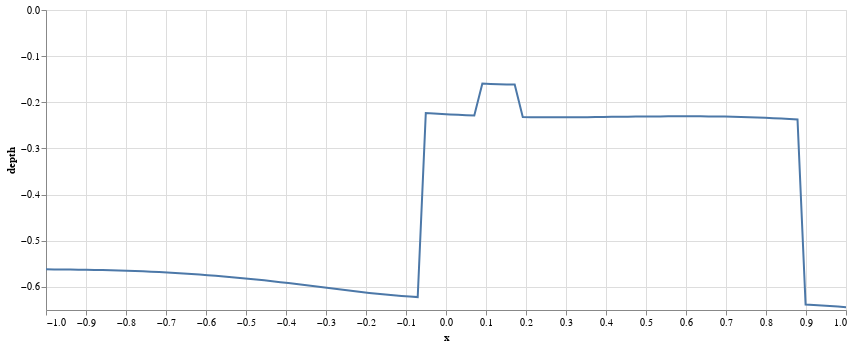

This figure's notebook cell:
### Markdown cell above
## The scenario
It is Xmas Eve and Santa has to deliver his presents to all the kids around the world.
Unfortunately it has been a really cold winter and some houses are completely blanketed by snow.

Santa does have a shovel and could dig down to the chimney of each house to deliver his presents if only he knew where the chimneys were.

Fortunately Rudolph can help.
He can measure the depth of the snow at any point with his antlers but unfortunately this takes some time and the measurements are noisy.

Santa only has one night to deliver his presents, how can he find the chimneys in time?

### Skyline
Let's see what a typical house's skyline looks like.
`x` represents the location and `depth` measures the depth below the snowline.

### Code cell
x, depth = bb.random_submerged_skyline(100)
house = pd.DataFrame(dict(x=x, depth=depth))
house_chart = (
    alt.Chart(house)
    .mark_line()
    .encode(x='x', y='depth'))
house_chart.properties(width=800, height=300)

### Figure 1 — Vega-Lite specification as saved in the notebook (floating-point values rounded to 4 significant figures)
{"config": {"view": {"continuousWidth": 400, "continuousHeight": 300}}, "data": {"name": "data-29ea3904d14e1950e52984a3ed8b5219"}, "mark": "line", "encoding": {"x": {"type": "quantitative", "field": "x"}, "y": {"type": "quantitative", "field": "depth"}}, "height": 300, "width": 800, "$schema": "https://vega.github.io/schema/vega-lite/v4.8.1.json", "datasets": {"data-29ea3904d14e1950e52984a3ed8b5219": [{"x": -1.0, "depth": -0.562}, {"x": -0.9798, "depth": -0.5621}, {"x": -0.9596, "depth": -0.5622}, {"x": -0.9394, "depth": -0.5624}, {"x": -0.9192, "depth": -0.5626}, {"x": -0.899, "depth": -0.5629}, {"x": -0.8788, "depth": -0.5632}, {"x": -0.8586, "depth": -0.5635}, {"x": -0.8384, "depth": -0.5639}, {"x": -0.8182, "depth": -0.5643}, {"x": -0.798, "depth": -0.5649}, {"x": -0.7778, "depth": -0.5655}, {"x": -0.7576, "depth": -0.5662}, {"x": -0.7374, "depth": -0.5669}, {"x": -0.7172, "depth": -0.5678}, {"x": -0.697, "depth": -0.5687}, {"x": -0.6768, "depth": -0.5697}, {"x": -0.6566, "depth": -0.5709}, {"x": -0.6364, "depth": -0.572}, {"x": -0.6162, "depth": -0.5733}, {"x": -0.596, "depth": -0.5746}, {"x": -0.5758, "depth": -0.576}, {"x": -0.5556, "depth": -0.5775}, {"x": -0.5354, "depth": -0.579}, {"x": -0.5152, "depth": -0.5806}, {"x": -0.4949, "depth": -0.5823}, {"x": -0.4747, "depth": -0.584}, {"x": -0.4545, "depth": -0.5858}, {"x": -0.4343, "depth": -0.5877}, {"x": -0.4141, "depth": -0.5896}, {"x": -0.3939, "depth": -0.5917}, {"x": -0.3737, "depth": -0.5938}, {"x": -0.3535, "depth": -0.596}, {"x": -0.3333, "depth": -0.5982}, {"x": -0.3131, "depth": -0.6004}, {"x": -0.2929, "depth": -0.6026}, {"x": -0.2727, "depth": -0.6047}, {"x": -0.2525, "depth": -0.6069}, {"x": -0.2323, "depth": -0.609}, {"x": -0.2121, "depth": -0.611}, {"x": -0.1919, "depth": -0.613}, {"x": -0.1717, "depth": -0.6148}, {"x": -0.1515, "depth": -0.6165}, {"x": -0.1313, "depth": -0.6181}, {"x": -0.1111, "depth": -0.6195}, {"x": -0.09091, "depth": -0.6209}, {"x": -0.07071, "depth": -0.6221}, {"x": -0.05051, "depth": -0.2232}, {"x": -0.0303, "depth": -0.2243}, {"x": -0.0101, "depth": -0.2253}, {"x": 0.0101, "depth": -0.2263}, {"x": 0.0303, "depth": -0.2271}, {"x": 0.05051, "depth": -0.228}, {"x": 0.07071, "depth": -0.2288}, {"x": 0.09091, "depth": -0.1595}, {"x": 0.1111, "depth": -0.1601}, {"x": 0.1313, "depth": -0.1607}, {"x": 0.1515, "depth": -0.1612}, {"x": 0.1717, "depth": -0.1616}, {"x": 0.1919, "depth": -0.232}, {"x": 0.2121, "depth": -0.2323}, {"x": 0.2323, "depth": -0.2325}, {"x": 0.2525, "depth": -0.2326}, {"x": 0.2727, "depth": -0.2326}, {"x": 0.2929, "depth": -0.2325}, {"x": 0.3131, "depth": -0.2324}, {"x": 0.3333, "depth": -0.2323}, {"x": 0.3535, "depth": -0.2321}, {"x": 0.3737, "depth": -0.2319}, {"x": 0.3939, "depth": -0.2317}, {"x": 0.4141, "depth": -0.2316}, {"x": 0.4343, "depth": -0.2314}, {"x": 0.4545, "depth": -0.2312}, {"x": 0.4747, "depth": -0.231}, {"x": 0.4949, "depth": -0.2308}, {"x": 0.5152, "depth": -0.2306}, {"x": 0.5354, "depth": -0.2305}, {"x": 0.5556, "depth": -0.2304}, {"x": 0.5758, "depth": -0.2303}, {"x": 0.596, "depth": -0.2303}, {"x": 0.6162, "depth": -0.2303}, {"x": 0.6364, "depth": -0.2304}, {"x": 0.6566, "depth": -0.2305}, {"x": 0.6768, "depth": -0.2307}, {"x": 0.697, "depth": -0.231}, {"x": 0.7172, "depth": -0.2314}, {"x": 0.7374, "depth": -0.2318}, {"x": 0.7576, "depth": -0.2324}, {"x": 0.7778, "depth": -0.233}, {"x": 0.798, "depth": -0.2336}, {"x": 0.8182, "depth": -0.2344}, {"x": 0.8384, "depth": -0.2352}, {"x": 0.8586, "depth": -0.2361}, {"x": 0.8788, "depth": -0.2371}, {"x": 0.899, "depth": -0.6381}, {"x": 0.9192, "depth": -0.6392}, {"x": 0.9394, "depth": -0.6403}, {"x": 0.9596, "depth": -0.6415}, {"x": 0.9798, "depth": -0.6427}, {"x": 1.0, "depth": -0.6439}]}}
